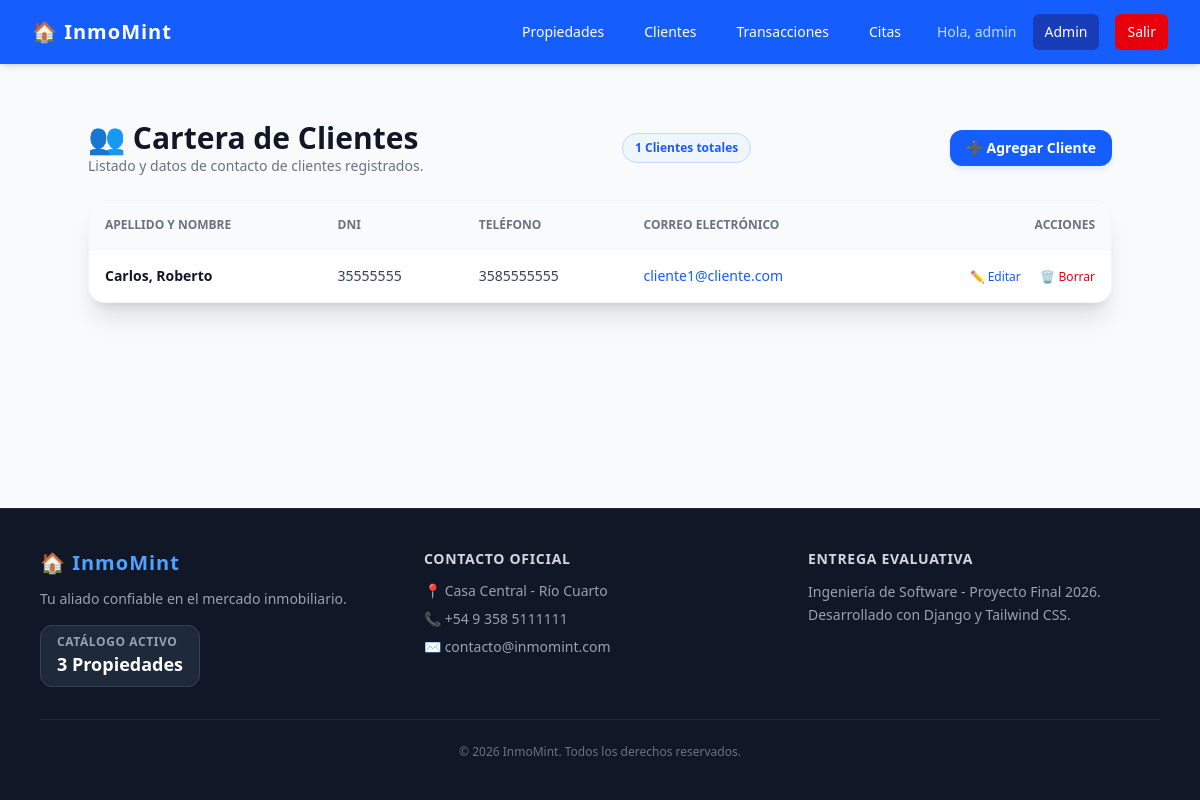
The page /propiedades/clientes/ (signed in) on the database as committed earlier.
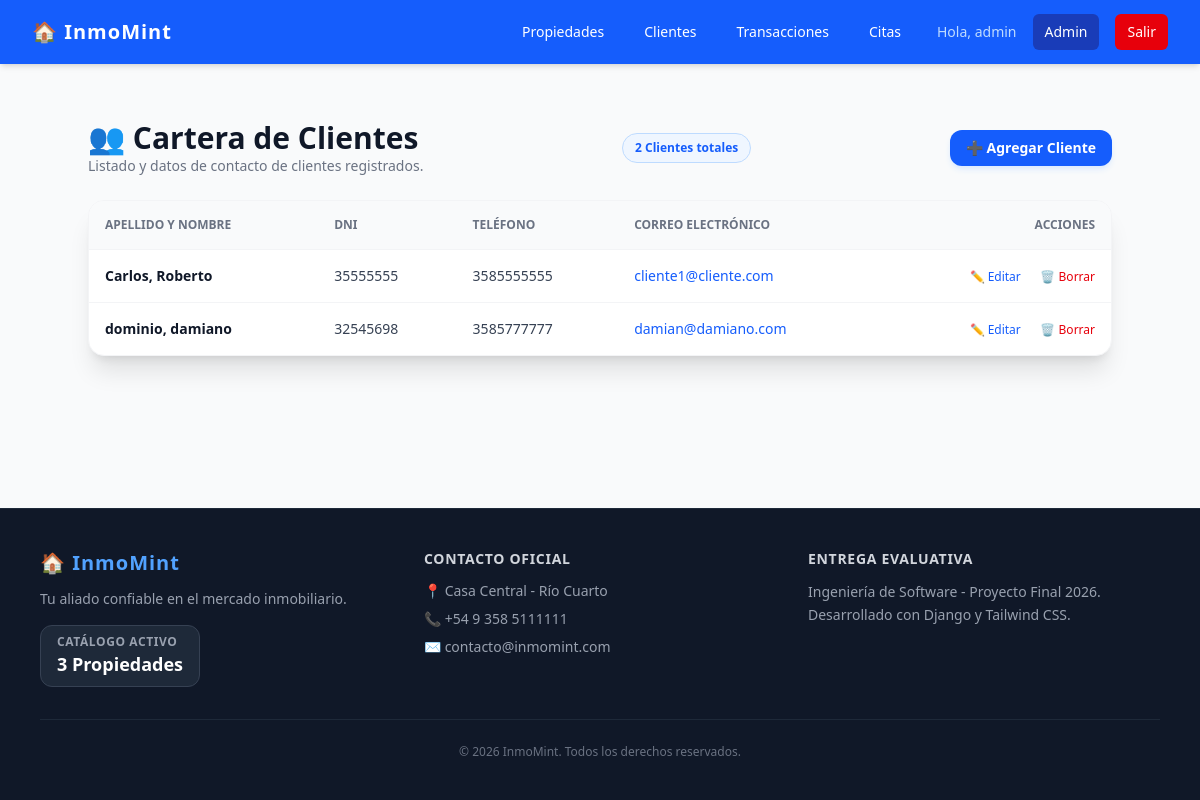
The same page on the database as committed later.
### inmobiliaria/models.py (models this page shows, shortened)
class Cliente(models.Model):
    nombre = models.CharField(max_length=100)
    apellido = models.CharField(max_length=100)
    dni = models.CharField(max_length=15, unique=True, verbose_name="DNI")
    telefono = models.CharField(max_length=20, verbose_name="Teléfono")
    email = models.EmailField(verbose_name="Correo Electrónico")

### inmobiliaria/views.py (the view)
# urls.py: path('clientes/', views.lista_clientes, name='lista_clientes'),
@login_required
@permission_required('inmobiliaria.view_cliente', login_url='lista_propiedades')
def lista_clientes(request):
    clientes = Cliente.objects.all()
    return render(request, 'inmobiliaria/lista_clientes.html', {'clientes': clientes})

### inmobiliaria/context_processors.py (called while the page is built)
def datos_inmobiliaria(request):
    return {
        'global_nombre_web': 'InmoMint',
        'global_telefono': '+54 9 358 5111111',
        'global_email': 'contacto@inmomint.com',
        'global_total_propiedades': Propiedad.objects.count()
    }

### templates/inmobiliaria/lista_clientes.html (shortened to what this page needs)
{% extends 'base.html' %}
{% block content %}
<div class="max-w-5xl mx-auto py-6">
    <div class="flex flex-col sm:flex-row justify-between items-start sm:items-center mb-6 gap-4">
        <div>
            <h1 class="text-3xl font-black text-gray-900">👥 Cartera de Clientes</h1>
            <p class="text-gray-500 text-sm">Listado y datos de contacto de clientes registrados.</p>
        </div>
        <span class="bg-blue-50 text-blue-600 text-xs font-bold px-3 py-1.5 rounded-full border border-blue-200">
                {{ clientes.count }} Clientes totales
        </span>
        {% if perms.inmobiliaria.add_cliente %}
            <a href="{% url 'crear_cliente' %}" class="bg-blue-600 hover:bg-blue-700 text-white font-bold px-4 py-2 rounded-xl text-sm transition-all shadow-md shadow-blue-100 cursor-pointer">
                ➕ Agregar Cliente
            </a>
        {% endif %}
    </div>
    <div class="bg-white rounded-2xl shadow-xl overflow-hidden border border-gray-100">
        <div class="overflow-x-auto">
            <table class="w-full text-left text-sm text-gray-600">
                <thead class="bg-gray-50 text-xs uppercase text-gray-500 font-bold border-b border-gray-100">
                    <tr>
                        <th class="p-4">Apellido y Nombre</th>
                        <th class="p-4">DNI</th>
                        <th class="p-4">Teléfono</th>
                        <th class="p-4">Correo Electrónico</th>
                        <th class="p-4 text-right">Acciones</th>
                    </tr>
                </thead>
                <tbody class="divide-y divide-gray-100">
                    {% for cliente in clientes %}
                    <tr class="hover:bg-gray-50/50 transition-colors">
                        <td class="p-4 font-bold text-gray-900">{{ cliente.apellido }}, {{ cliente.nombre }}</td>
                        <td class="p-4 text-gray-700">{{ cliente.dni }}</td>
                        <td class="p-4 text-gray-700">{{ cliente.telefono }}</td>
                        <td class="p-4 text-blue-600 font-medium">{{ cliente.email }}</td>
                        <td class="p-4 text-right space-x-2">
                            {% if perms.inmobiliaria.change_cliente %}
                                <a href="{% url 'editar_cliente' cliente.pk %}" class="text-blue-600 hover:underline font-medium text-xs">✏️ Editar</a>
                            {% endif %}
                            {% if perms.inmobiliaria.delete_cliente %}
                                <a href="{% url 'eliminar_cliente' cliente.pk %}" class="text-red-600 hover:underline font-medium text-xs ml-2">🗑️ Borrar</a>
                            {% endif %}
                        </td>
                    </tr>
                    {% empty %}
                    <tr>
                        <td colspan="5" class="p-8 text-center text-gray-400 font-medium">No hay clientes cargados en el sistema.</td>
                    </tr>
                    {% endfor %}
                </tbody>
            </table>
        </div>
    </div>
</div>
{% endblock %}

Rows that differ between the two databases and show on the page:
added Cliente: apellido "dominio", nombre "damiano", dni "32545698", telefono "3585777777", email "damian@damiano.com"
Other text that changed with them:
{{ clientes.count }}: "1" → "2"
